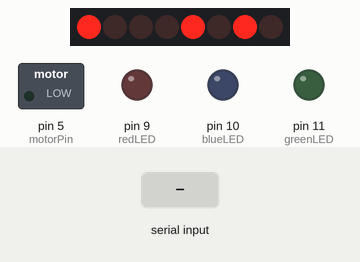
Bench run of a sketch on a simulated Arduino Uno, built with avr-gcc and run on an emulated ATmega328P. Parts: 8 shift-register outputs drawn as a row of LEDs (first output left, lit = HIGH), switched loads named in the sketch (green lamp = pin HIGH), output pins drawn as LEDs (lit = HIGH). Wiring (inferred from the names in the program): shift register (74HC595): data pin 4; shift clock pin 8; latch pin 7. Wiring (inferred from the signals the program sends): row of LEDs: on Q0, Q1, Q2, Q3, Q4, Q5, Q6, Q7. Inputs (shaded band) come from the test bench. Pins used as bus, display or sensor lines are not drawn.

Above: at 1.36 s.
1.4 s: ">" received over Serial
At 2.7 s:
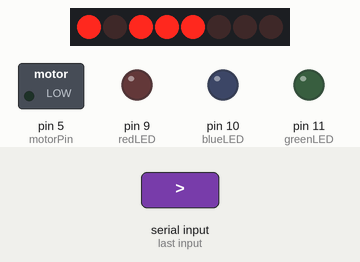
3.0 s: "]" received over Serial
At 3.24 s:
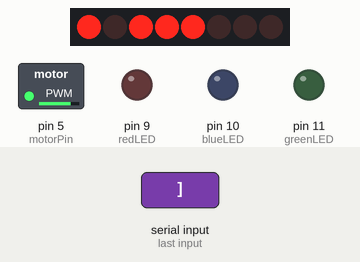
4.9 s: ")" received over Serial
At 5.3 s:
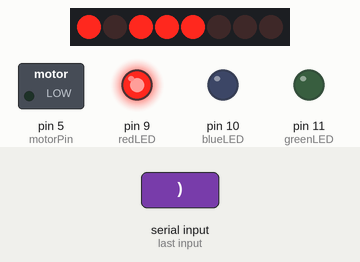
6.4 s: "]" received over Serial
At 6.8 s:
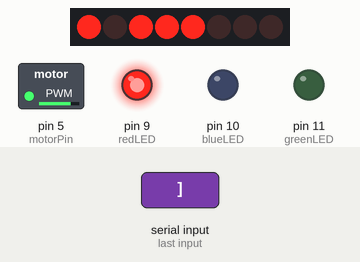
Timing chart, 0 to 9.4 s (numbered marks = the images above; inputs shaded):
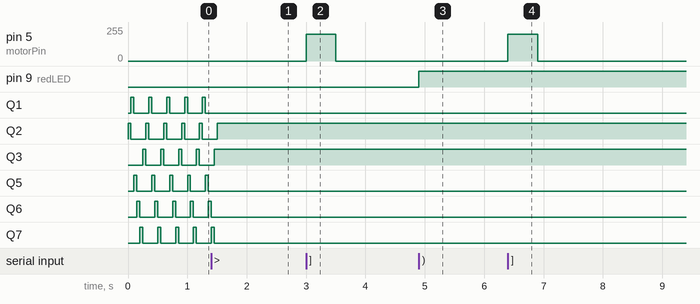

The sketch:

breadboard_test.ino
```cpp
/*
-------------------------------------------------
| Zachary Nelson
| znelson1@ford.com
|
| Test communication over USB with Android host
| to read in and display current gear.
|
| The pin numbers used in this code work with the
| breadboard prototype of the shift knob hardware.
|
| Using a 74hc595 shift register and a
| 7-sement display to display the numbers 0 - 9. It
| is used to test future implementations of the
| display control.
---------------------------------------------------
*/

//7segment digits.
const byte all_digits[10] = {
  0b11110111,0b11101110,0b10010100,0b11000100, //-,1,2,3
  0b11100010,0b11000001,0b10000011,0b11101100, //4,5,6,7
  0b10000000,0b11100000};                    //8,9

const byte circle[6] = {
  0b10101000,0b11001000,0b10001100,0b10001010,
  0b10001001,0b10011000};

int digit0 = 0b10001000;
int digit1 = 0b11101110;
int digit2 = 0b10010100;
int digit3 = 0b11000100;
int digit4 = 0b11100010;
int digit5 = 0b11000001;
int digit6 = 0b10000011;
int digit7 = 0b11101100;
int digit8 = 0b10000000;
int digit9 = 0b11100000;
int digitN = 0b11110111; // "-" used for nuetral
// if you want to add in the decimal point simply subtract 0b10000000 from each number

//Pin connected to ST_CP of 74HC595
int latchPin = 7;
//Pin connected to SH_CP of 74HC595
int clockPin = 8;
////Pin connected to DS of 74HC595
int dataPin = 4;

int motorPin = 5;
long motor_time = 500; //number of milliseconds the motor vibrates

int redLED = 9; //pwm
int blueLED = 10; //pwm
int greenLED = 11; //pwm

String inputString = "";
boolean stringComplete = false;
boolean USB_connected = false;
unsigned long time = 0;

void setup() {
  //set pins to output so you can control the shift register
  pinMode(latchPin, OUTPUT);
  pinMode(clockPin, OUTPUT);
  pinMode(dataPin, OUTPUT);
  pinMode(motorPin, OUTPUT);

  pinMode(redLED, OUTPUT);
  pinMode(blueLED, OUTPUT);
  pinMode(greenLED, OUTPUT);

  Serial.begin(115200);
}

void loop() {

  if (millis() - time >= motor_time) analogWrite(motorPin, 0);

  if (!USB_connected) {
    for (int c = 0; c < 6; c++) {
      sendDigit(circle[c]);
      delay(50);
    }
  }

  if (stringComplete) {
    int index = inputString.length()-2;

    if (inputString[inputString.length()-1] == '>') {
      int gear_pos = (inputString[index] - '0');
      sendDigit(all_digits[gear_pos]);
    }

    if (inputString[inputString.length()-1] == ']') {
      analogWrite(motorPin, 200);
      time = millis();
    }

    if (inputString[inputString.length()-1] == ')') {
      int LED_value = 0;
      int scale = 1;
      for (int i = inputString.length()-2; i > 0; i--) {
        LED_value += (inputString[i] - '0')*scale;
        scale *= 10;
      }

      if (LED_value >= 0 && LED_value <= 85) {
        analogWrite(redLED, -1*LED_value*255/85+255);
        analogWrite(greenLED, LED_value*255/85);
        analogWrite(blueLED, 0);
      }

      if (LED_value > 85 && LED_value <= 170) {
        analogWrite(greenLED, -1*(LED_value-85)*255/85+255);
        analogWrite(blueLED, (LED_value-85)*255/85);
        analogWrite(redLED, 0);
      }

      if (LED_value > 170 && LED_value <= 255) {
        analogWrite(blueLED, -1*(LED_value-170)*255/85+255);
        analogWrite(redLED, (LED_value-170)*255/85);
        analogWrite(greenLED, 0);
      }
    }

    inputString = "";
    stringComplete = false;
  }
}

void sendDigit(int i){
  // take the latchPin low so
  // the LEDs don't change while you're sending in bits:
  digitalWrite(latchPin, LOW);
  // shift out the bits:
  shiftOut(dataPin, clockPin, LSBFIRST, i);
  //take the latch pin high so the LEDs will light up:
  digitalWrite(latchPin, HIGH);
}

void serialEvent() {
  USB_connected = true;
  while (Serial.available()) {
    char inChar = (char)Serial.read();
    inputString += inChar;
    if (inChar == '>' || inChar == ']' || inChar == ')') {
      stringComplete = true;
    }
  }
}
```

Measured:
- after the input at 3.0 s, pin 5 (motorPin): 0/255 → 200/255 at once, → 0/255 0.50 s later
- after the input at 4.9 s, pin 9 (redLED): LOW → HIGH at once
- after the input at 6.4 s, pin 5 (motorPin): 0/255 → 200/255 at once, → 0/255 0.50 s later
